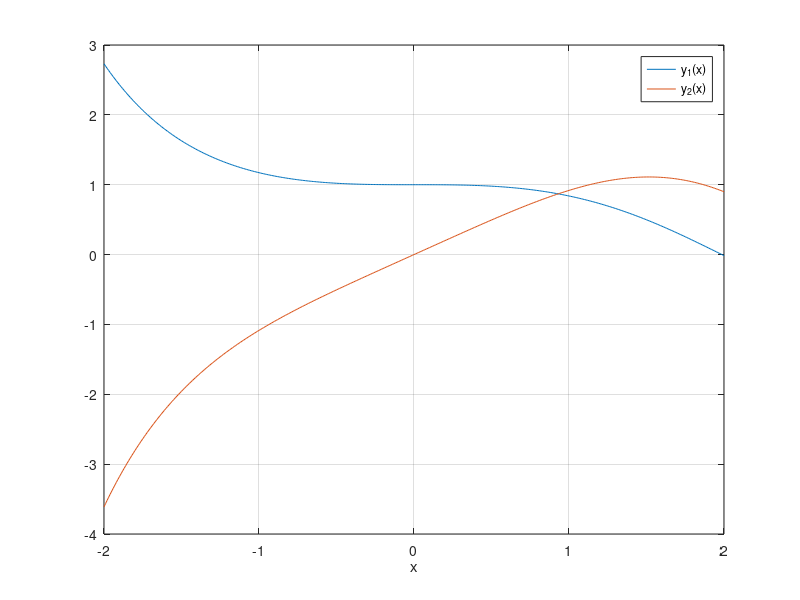

Recreate this plot in MATLAB.
% PLOTAIRY  Plot approximations to two linearly-independent solutions to
% Airy's equation
%    y'' + x y = 0

x = -2:.01:2;
y1n12 = 1 - (1/(3*2))*x.^3 + (1/(6*5*3*2))*x.^6 - (1/(9*8*6*5*3*2))*x.^9 ...
        + (1/(12*11*9*8*6*5*3*2))*x.^12;
y2n13 = x - (1/(4*3))*x.^4 + (1/(7*6*4*3))*x.^7 - (1/(10*9*7*6*4*3))*x.^10 ...
        + (1/(13*12*10*9*7*6*4*3))*x.^13;

plot(x,y1n12,x,y2n13)
grid on,  xlabel x,  legend('y_1(x)','y_2(x)')

